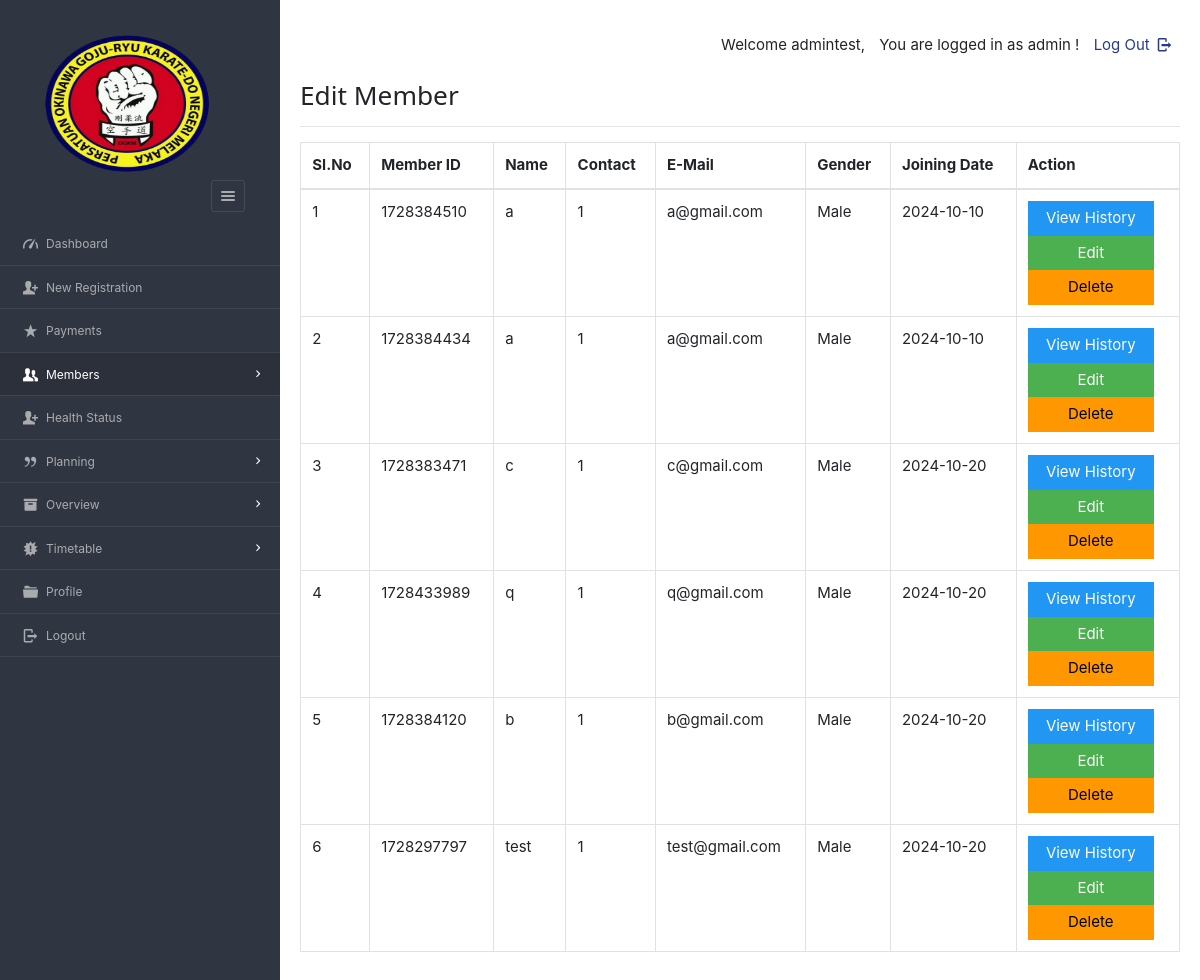
Before: /dashboard/admin/view_mem.php (signed in) with the older database file.
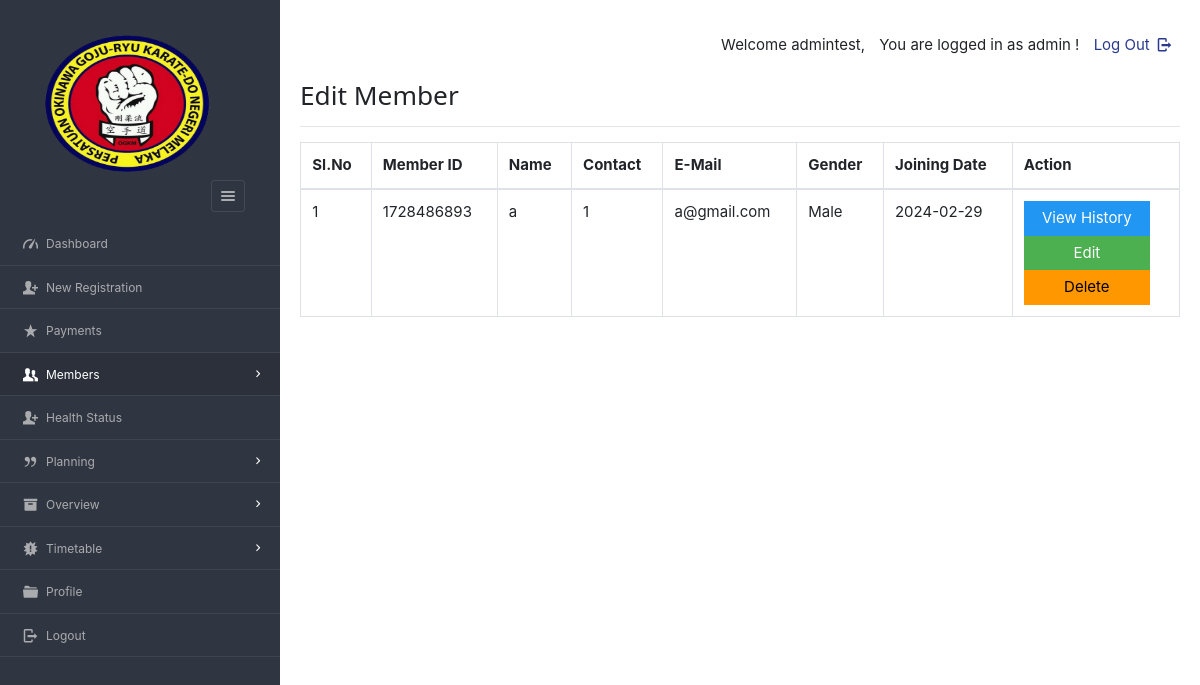
After: the same page with the newer database file.
### tables this page shows
CREATE TABLE `enrolls_to` (
  `et_id` int(100) NOT NULL,
  `planid` varchar(8) NOT NULL,
  `userid` varchar(20) NOT NULL,
  `paid_date` varchar(40) NOT NULL,
  `expire` varchar(40) NOT NULL,
  `hasPaid` varchar(5) NOT NULL DEFAULT 'no'
);

CREATE TABLE `users` (
  `userid` varchar(20) NOT NULL,
  `pass_key` varchar(100) NOT NULL,
  `imageid` varchar(200) NOT NULL,
  `username` varchar(40) NOT NULL,
  `fullName` varchar(100) NOT NULL,
  `gender` varchar(8) NOT NULL,
  `mobile` varchar(20) NOT NULL,
  `email` varchar(200) NOT NULL,
  `dob` varchar(10) NOT NULL,
  `joining_date` varchar(10) NOT NULL
);

### dashboard/admin/view_mem.php (the view, shortened to what this page needs)
<?php
require '../../include/db_conn.php';
?>
<!DOCTYPE html>
<html lang="en">
<head>
    <link rel="stylesheet" href="../../css/style.css"  id="style-resource-5">
    <link rel="stylesheet" href="../../css/dashMain.css">
    <link rel="stylesheet" type="text/css" href="../../css/entypo.css">
	<link href="a1style.css" rel="stylesheet" type="text/css">
	<link rel="stylesheet" href="../../css/bootstrap.min.css">
	<link rel="stylesheet" href="../../css/dashboard/sidebar.css">
</head>
    <body class="page-body  page-fade" onload="collapseSidebar()">
    	<div class="page-container sidebar-collapsed" id="navbarcollapse">
		<div class="sidebar-menu">
			<header class="logo-env">
					<div class="sidebar-collapse" onclick="collapseSidebar()">
				<a href="#" class="sidebar-collapse-icon with-animation">
					<i class="entypo-menu"></i>
				</a>
			</div>
			</header>
    		<?php include('nav.php'); ?>
    	</div>
    		<div class="main-content">
				<div class="row">
					<div class="col-md-6 col-sm-8 clearfix">
					</div>
					<div class="col-md-6 col-sm-4 clearfix hidden-xs">
						<ul class="list-inline links-list pull-right">
							<li>
								<a href="logout.php">
									Log Out <i class="entypo-logout right"></i>
								</a>
							</li>
						</ul>
					</div>
				</div>
		<h3>Edit Member</h3>
		<hr />
		<table class="table table-bordered datatable" id="table-1" border=1>
			<thead>
				<tr><h2>
					<th>Sl.No</th>
					<th>Member ID</th>
					<th>Name</th>
					<th>Contact</th>
					<th>E-Mail</th>
					<th>Gender</th>
					<th>Joining Date</th>
					<th>Action</th></h2>
				</tr>
			</thead>
				<tbody>
				<?php
$query  = "SELECT u.userid, u.username, u.mobile, u.email, u.gender, u.joining_date, e.expire
           FROM users u
           LEFT JOIN enrolls_to e ON u.userid = e.userid
           ORDER BY u.joining_date";
$result = mysqli_query($con, $query);
$sno    = 1;
if (mysqli_num_rows($result) != 0) {
    while ($row = mysqli_fetch_array($result, MYSQLI_ASSOC)) {
        $uid   = $row['userid'];
        echo "<tr><td>".$sno."</td>";
        echo "<td>" . $row['userid'] . "</td>";
        echo "<td>" . $row['username'] . "</td>";
        echo "<td>" . $row['mobile'] . "</td>";
        echo "<td>" . $row['email'] . "</td>";
        echo "<td>" . $row['gender'] . "</td>";
        echo "<td>" . $row['joining_date'] ."</td>";
        $sno++;
		echo "<td>
		<form action='read_member.php' method='post'>
			<input type='hidden' name='name' value='" . $uid . "'/>
			<input type='submit' class='a1-btn a1-blue' id='button1' value='View History' class='btn btn-info'/>
		</form>
		<form action='edit_member.php' method='post'>
			<input type='hidden' name='name' value='" . $uid . "'/>
			<input type='submit' class='a1-btn a1-green' id='button1' value='Edit' class='btn btn-warning'/>
		</form>
		<form action='del_member.php' method='post' onsubmit='return ConfirmDelete()'>
			<input type='hidden' name='name' value='" . $uid . "'/>
			<input type='submit' class='a1-btn a1-orange' id='button1' value='Delete' class='btn btn-danger'/>
		</form>
	  </td>
	  </tr>";
    }
} else {
    echo "<tr><td colspan='9'>No records found</td></tr>";
}
?>
					</tbody>
				</table>
    	</div>
    </body>
</html>

Changed rows visible on the page:
no longer on this page (row edited): enrolls_to: userid.userid "1728384510", userid.username "a", userid.mobile "1", userid.email "a@gmail.com", userid.gender "Male", userid.joining_date "2024-10-10"
removed users: userid "1728384434", username "a", mobile "1", email "a@gmail.com", gender "Male", joining_date "2024-10-10"
removed users: userid "1728383471", username "c", mobile "1", email "c@gmail.com", gender "Male", joining_date "2024-10-20"
no longer on this page (row edited): enrolls_to: userid.userid "1728433989", userid.username "q", userid.mobile "1", userid.email "q@gmail.com", userid.gender "Male", userid.joining_date "2024-10-20"
no longer on this page (row unchanged): enrolls_to: userid.userid "1728384120", userid.username "b", userid.mobile "1", userid.email "b@gmail.com", userid.gender "Male", userid.joining_date "2024-10-20"
removed users: userid "1728297797", username "test", mobile "1", email "test@gmail.com", gender "Male", joining_date "2024-10-20"
added enrolls_to: userid.userid "1728486893", userid.username "a", userid.mobile "1", userid.email "a@gmail.com", userid.gender "Male", userid.joining_date "2024-02-29"
